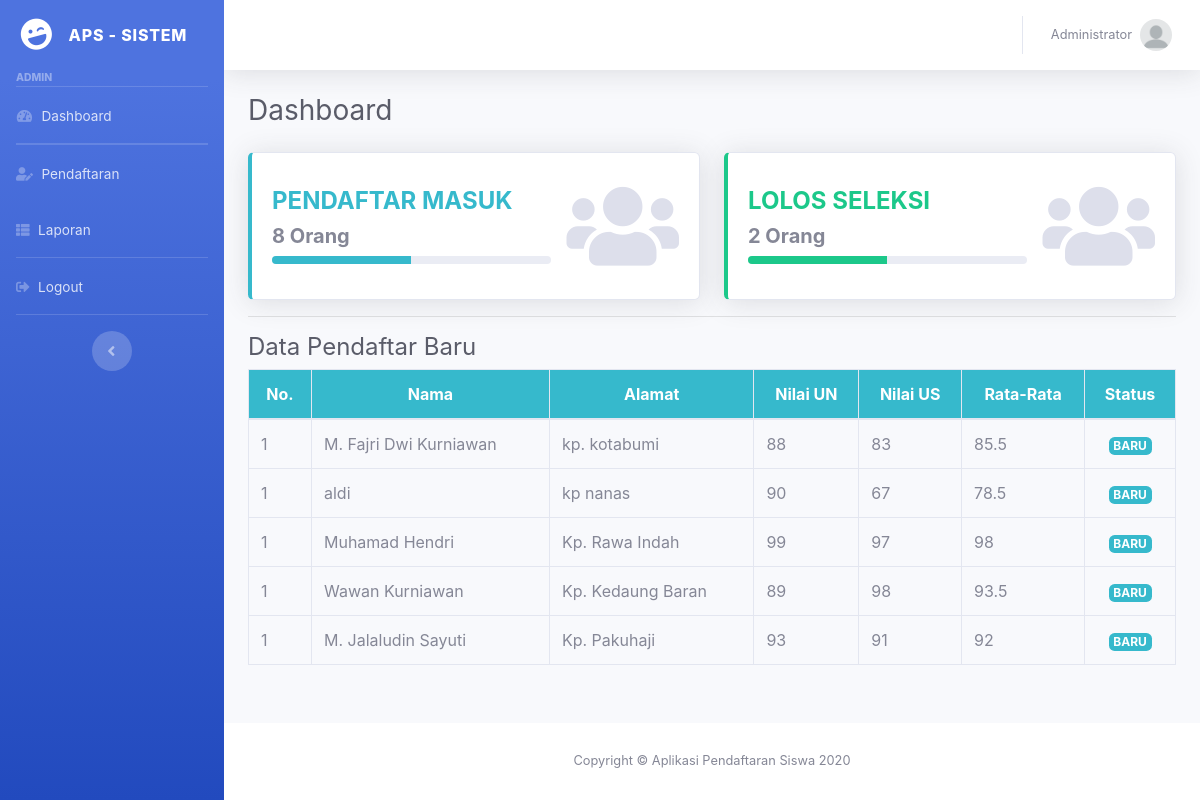
Page /admin/dashboard.php (signed in) on the committed database.
### tables this page shows
CREATE TABLE `nilai` (
  `id` int(11) NOT NULL,
  `nilai_un` double DEFAULT NULL,
  `nilai_us` double DEFAULT NULL,
  `status` int(1) NOT NULL,
  `pendaftar_id` int(11) DEFAULT NULL
);

CREATE TABLE `pendaftar` (
  `id` int(11) NOT NULL,
  `nama` varchar(100) DEFAULT NULL,
  `tmpt_lahir` varchar(100) DEFAULT NULL,
  `tgl_lahir` date DEFAULT NULL,
  `jenis_kelamin` enum('L','P') DEFAULT NULL,
  `agama` varchar(45) DEFAULT NULL,
  `alamat` text DEFAULT NULL,
  `email` varchar(100) DEFAULT NULL,
  `telepon` varchar(45) DEFAULT NULL,
  `foto` varchar(100) NOT NULL,
  `users_id` int(11) DEFAULT NULL
);

### admin/dashboard_control.php (called while the page is built, shortened)
<?php
$all_pendaftar = mysqli_query($koneksi, "SELECT * FROM pendaftar, nilai WHERE pendaftar.id = nilai.pendaftar_id AND nilai.status = 0");
$jml_pendaftar = mysqli_query($koneksi, "SELECT * FROM pendaftar,nilai WHERE pendaftar.id = nilai.pendaftar_id");
$jml_lolos = mysqli_query($koneksi, "SELECT * FROM pendaftar,nilai WHERE pendaftar.id = nilai.pendaftar_id AND nilai.status = 1 ");
?>

### admin/dashboard.php (the view, shortened to what this page needs)
<?php include "../config/autoload.php"; ?>
<?php include "dashboard_control.php"; ?>
<?php include "../template/header_admin.php"; ?>
<div class="container-fluid">
  <h1 class="h3 mb-4 text-gray-800">Dashboard</h1>
  <div class="row">
    <div class="col-md-6">
      <div class="card border-left-info shadow h-100 py-2">
        <div class="card-body">
          <div class="row no-gutters align-items-center">
            <div class="col mr-2">
              <div class="h4 font-weight-bold text-info text-uppercase mb-1">Pendaftar Masuk</div>
              <div class="h5 mt-2 font-weight-bold">
                <?= mysqli_num_rows($jml_pendaftar); ?>  Orang
              </div>
              <div class="row no-gutters align-items-center">
                <div class="col">
                  <div class="progress progress-sm mr-2">
                    <div class="progress-bar bg-info" role="progressbar" style="width: 50%" aria-valuenow="50" aria-valuemin="0" aria-valuemax="100"></div>
                  </div>
                </div>
              </div>
            </div>
            <div class="col-auto">
              <i class="fas fa-users fa-2x text-gray-300" style="font-size: 90px"></i>
            </div>
          </div>
        </div>
      </div>
    </div>
    <div class="col-md-6">
      <div class="card border-left-success shadow h-100 py-2">
        <div class="card-body">
          <div class="row no-gutters align-items-center">
            <div class="col mr-2">
              <div class="h4 font-weight-bold text-success text-uppercase mb-1">Lolos Seleksi</div>
              <div class="h5 mt-2 font-weight-bold">
                <?= mysqli_num_rows($jml_lolos); ?> Orang
              </div>
              <div class="row no-gutters align-items-center">
                <div class="col">
                  <div class="progress progress-sm mr-2">
                    <div class="progress-bar bg-success" role="progressbar" style="width: 50%" aria-valuenow="50" aria-valuemin="0" aria-valuemax="100"></div>
                  </div>
                </div>
              </div>
            </div>
            <div class="col-auto">
              <i class="fas fa-users fa-2x text-gray-300" style="font-size: 90px"></i>
            </div>
          </div>
        </div>
      </div>
    </div>
  </div>
  <hr class="mt-3">
  <h4 class="text-gray-800">Data Pendaftar Baru</h4>
  <div class="row">
    <div class="col-md-12">
      <table class="table table-bordered table-hover">
        <thead class="bg-info text-white text-center">
          <th>No.</th>
          <th>Nama</th>
          <th>Alamat</th>
          <th>Nilai UN</th>
          <th>Nilai US</th>
          <th>Rata-Rata</th>
          <th>Status</th>
        </thead>
        <tbody>
        <?php
          $no = 1;
          while($p = mysqli_fetch_assoc($all_pendaftar)): ?>
          <tr>
            <td><?= $no; ?></td>
            <td><?= $p['nama']; ?></td>
            <td><?= $p['alamat']; ?></td>
            <td><?= $p['nilai_un']; ?></td>
            <td><?= $p['nilai_us']; ?></td>
            <td><?= ($p['nilai_un'] + $p['nilai_us'])/2; ?></td>
            <td class="text-center"><span class="badge badge-info">BARU</span></td>
          </tr>
          <?php endwhile; ?>
        </tbody>
      </table>
    </div>
  </div>
</div>
<?php include "../template/footer.php"; ?>

### rows in the picture
nilai: pendaftar.nama "M. Fajri Dwi Kurniawan", pendaftar.alamat "kp. kotabumi", nilai_un "88", nilai_us "83", ($p['nilai_un'] + $p['nilai_us'])/2 "85.5"
nilai: pendaftar.nama "aldi", pendaftar.alamat "kp nanas", nilai_un "90", nilai_us "67", ($p['nilai_un'] + $p['nilai_us'])/2 "78.5"
nilai: pendaftar.nama "Muhamad Hendri", pendaftar.alamat "Kp. Rawa Indah", nilai_un "99", nilai_us "97", ($p['nilai_un'] + $p['nilai_us'])/2 "98"
nilai: pendaftar.nama "Wawan Kurniawan", pendaftar.alamat "Kp. Kedaung Baran", nilai_un "89", nilai_us "98", ($p['nilai_un'] + $p['nilai_us'])/2 "93.5"
nilai: pendaftar.nama "M. Jalaludin Sayuti", pendaftar.alamat "Kp. Pakuhaji", nilai_un "93", nilai_us "91", ($p['nilai_un'] + $p['nilai_us'])/2 "92"

### other values in the picture
$_SESSION['level'] "ADMIN"
$_SESSION['nama'] "Administrator"
mysqli_num_rows($jml_pendaftar) "8"
mysqli_num_rows($jml_lolos) "2"
